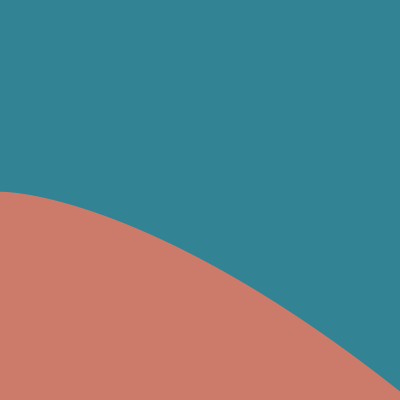
Frame 1 (no input)
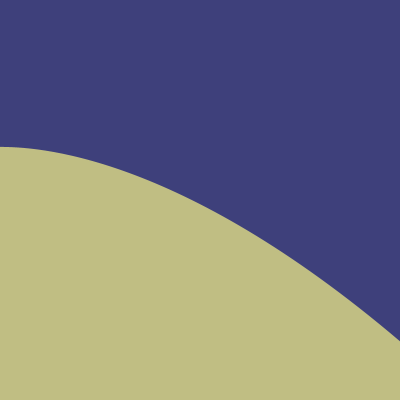
Frame 60 (the mouse pressed at the canvas centre just before this capture)
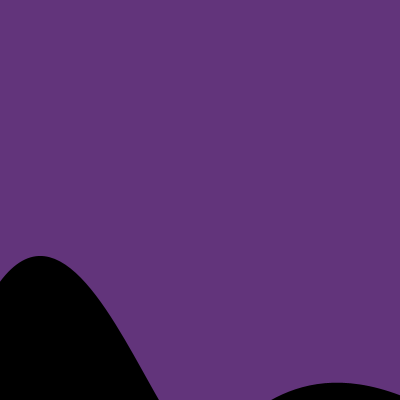
Frame 120 (the mouse held since frame 60 and released just before this capture)

The Processing sketch that drew these frames (run headless with seeded random() and noise(); from frame 60 on, the mouse is pressed at the canvas centre):

// Processing sketch: processing_68811
// ── processing_68811.pde

//(c) Robb Godshaw 2012 www.robb.cc
//Homework 4
//CLICK FOR BLACK
//MOVE FOR WIGGLE                            

float x1, y1, xD, yD, n1, n2, nR, nG, nB; //I feel like these aren't boyant.

float yoff1 = 0.0;
float yoff2 = 0.0;
float coloroffR = random(255);
float coloroffG = random(255);
float coloroffB = random(255);

void setup() {
  size(400,400);//This seems like a good size.
  smooth();//Aliasing is ugly.
  noStroke();//Strokes are ugly.
}

void draw() {
   
yoff1 = yoff1 + .01; //this increments the offset with which the noisey line is read
yoff2 = yoff2 + .016; //this does the same, but a little more aggressively.
n1 = noise(yoff1) * height;//this scales the noise value to match its application.
n2 = noise(yoff2) * height; //in this case, the logical denominator for the noisey value is the height

y1=mouseY+n2-50;
xD=50;  
yD=0;  
  
  // ~~~~COLOR~~~~~
coloroffR = coloroffR + .008;//.008 is arbitary. Played until pretty.
coloroffG = coloroffG + .008;
coloroffB = coloroffB + .008;
nR = noise(coloroffR) * 255;//these values are scaled from (0-1) to (0-255) 'cuz they're colors.
nG = noise(coloroffG) * 255;
nB = noise(coloroffB) * 255;
  
  if (mousePressed == true) {//on click, paint it black.
    fill(0);
  } else {
    fill(255-nR,255-nG,255-nB);;//set background to inverse color of fill
  }

background(nR, nG,nB);//set fill to noise map values
  
  beginShape();

vertex(
        -50, height //X,Y first point of blob
        ); 
bezierVertex(
        50,50,  //X,Y control point for first point
        mouseX-xD,y1-yD,  //X,Y control point for second point
        mouseX,y1);  //X,Y second point
bezierVertex(
        mouseX+xD,y1+yD,//X,Y control point for second point, ineverted to keep colinear with it's doppelganger. Colinearity btwn a point and it's control points is key to illustrator smoothness.
        350,n1,//arbitrary control point with noisy component.
        2*width,2*height);//last anchor bottom corner
    
    
    endShape();






//I referenced BezierJoins.pde Marius Watz - http://workshop.evolutionzone.com
//for smoother bezier curves (similar to illustrator)

//I also Referenced one of the Perlin noise examples on Prossesing.org

//I am fond of this noise.
}
